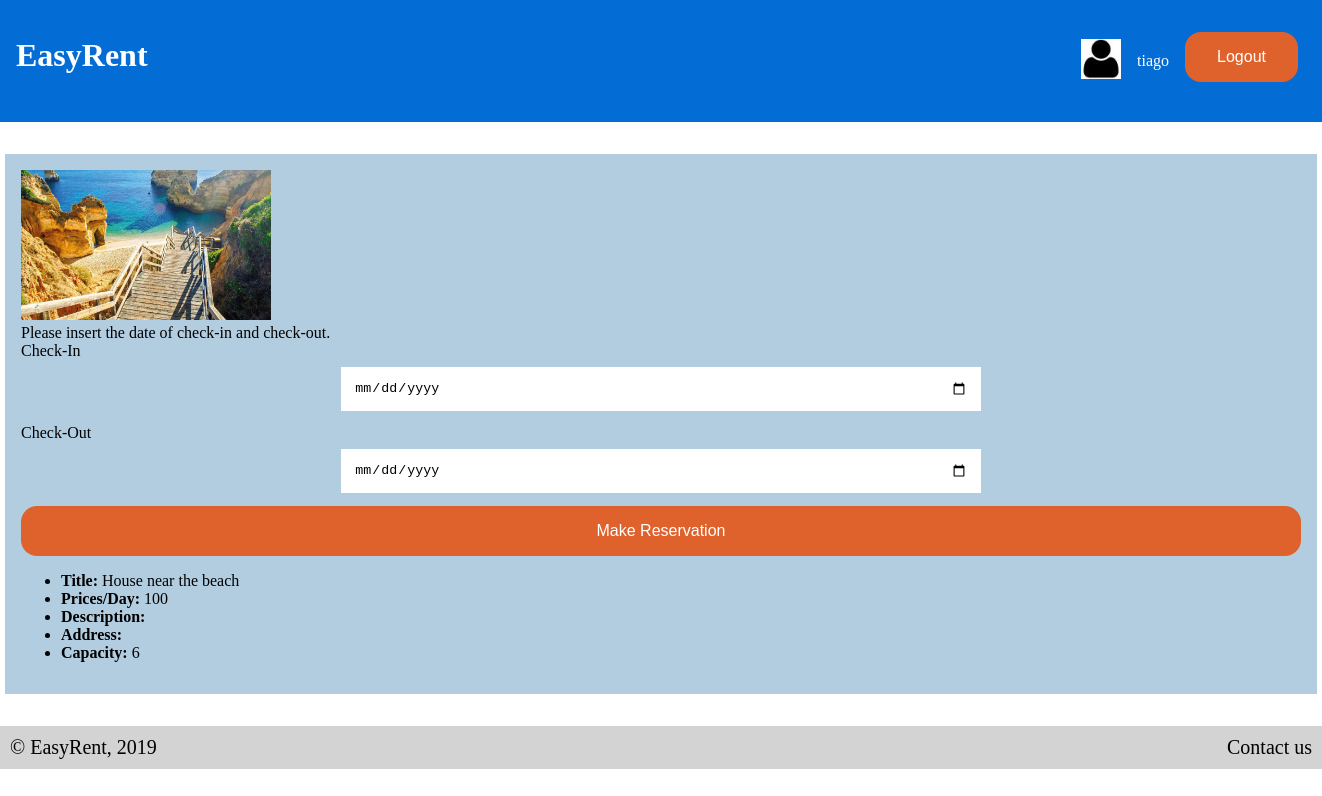
The page /pages/place.php?id=2 (signed in) on the database its author committed.
### tables this page shows
CREATE TABLE Place (id INTEGER PRIMARY KEY, title TEXT NOT NULL, price_day FLOAT NOT NULL, description TEXT, address TEXT, location_id INTEGER REFERENCES Location (id), owner TEXT REFERENCES User (username) NOT NULL, capacity INTEGER NOT NULL);

### database/functions.php (called while the page is built, shortened)
<?php
    function get_place_data($id){
        $db = Database::instance()->db();
        $stmt = $db->prepare('SELECT * FROM Place WHERE id = ?');
        $stmt->execute(array($id));
        return $stmt->fetch();
    }
?>

### pages/place.php (the view, shortened to what this page needs)
<?php
    include_once('../templates/template_generic.php');
    include_once('../database/functions.php');
    $place = get_place_data($_GET['id']);
    $place_id = $_GET['id'];
?>
<section id="content">
    <section id="place_section">
        <div id="place_reservation">
            <div id="place_photo">
                <img src="../resources/beachOpener.jpg" alt="Place photo"  style="width:250px;height:150px;">
            </div>
            <form action="../actions/process_reservation.php?id=<?=$place_id?>" method="post">
                <div id="reservation_info">
                    Please insert the date of check-in and check-out.
                    <br>
                    Check-In
                    <input type="date" name="check-in" id="check-in">
                    Check-Out
                    <input type="date" name="check-out" id="check-out">
                </div>
                <input type="submit" value="Make Reservation">
            </form>
        </div>
        <div id="data">
            <ul>
                <li><b>Title: </b><?= $place['title'] ?></li>
                <li><b>Prices/Day: </b><?= $place['price_day'] ?></li>
                <li><b>Description: </b><?= $place['description'] ?></li>
                <li><b>Address: </b></li>
                <li><b>Capacity: </b><?= $place['capacity'] ?></li>
            </ul>
        </div>
    </section>
</section>
</body>

### css/style.css (style rules this page uses)
body { font-family: Cambria, Candara, Georgia, Times, 'Times New Roman', serif; margin: 0; }
input { width: 90%; padding: 1em; border: none; border-bottom: 2px solid #046DD5; box-sizing: border-box; display: block; margin: 1em auto; margin-top: 0.5em; }
input[type=submit] { width: 100%; background-color: #df622c; border: none; color: white; padding: 1em 2em; margin-bottom: 1em; cursor: pointer; font-size: 16px; border-radius: 1em; }
body>#content { background-color: #b3cde0; width: 80em; margin: 2em auto; padding: 1em; }
#data { width: 100%; }
#reservation_info { width:100%; }
#check-in { width: 50%; border: none; position: relative; left: 0%; }
#check-out { width: 50%; border: none; position: relative; left: 0%; }

### rows shown on the page
place: title "House near the beach", price_day "100", capacity "6"

### other values the page prints
$_SESSION['username'] "tiago"
